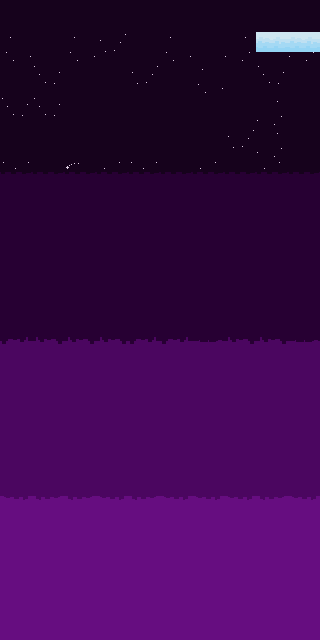

A 2D game scene composited from a Tiled map and its tileset images. What follows is a short description and the map's XML, with every tile layer's data as written:
An orthogonal 10x20 tile map with 32x32 px tiles, 2 tile layers (backgroundLayer, groundLayer), 2 tilesets and 27 objects.

<map version="1.0" tiledversion="1.0.3" orientation="orthogonal" renderorder="right-down" width="10" height="20" tilewidth="32" tileheight="32" nextobjectid="28">
 <tileset firstgid="1" source="purplesky2.tsx" />
 <tileset firstgid="41" source="ice1.tsx" />
 <layer name="backgroundLayer" width="10" height="20">
  <data encoding="csv">
1,1,1,1,1,1,1,1,1,1,
3,1,3,7,1,3,1,5,1,5,
1,9,1,1,7,1,3,1,9,1,
9,9,1,1,1,1,1,1,5,1,
1,1,1,1,1,1,1,7,5,1,
11,19,21,15,11,19,15,20,15,19,
23,23,23,23,23,23,23,23,23,23,
23,23,23,23,23,23,23,23,23,23,
23,23,23,23,23,23,23,23,23,23,
23,23,23,23,23,23,23,23,23,23,
25,27,27,27,25,25,31,27,27,31,
33,33,33,33,33,33,33,33,33,33,
33,33,33,33,33,33,33,33,33,33,
33,33,33,33,33,33,33,33,33,33,
33,33,33,33,33,33,33,33,33,33,
35,37,37,35,37,35,35,35,37,35,
39,39,39,39,39,39,39,39,39,39,
39,39,39,39,39,39,39,39,39,39,
39,39,39,39,39,39,39,39,39,39,
39,39,39,39,39,39,39,39,39,39
</data>
 </layer>
 <layer name="groundLayer" width="10" height="20">
  <data encoding="csv">
0,0,0,0,0,0,0,0,0,0,
0,0,0,0,0,0,0,0,41,41,
0,0,0,0,0,0,0,0,0,0,
0,0,0,0,0,0,0,0,0,0,
0,0,0,0,0,0,0,0,0,0,
0,0,0,0,0,0,0,0,0,0,
0,0,0,0,0,0,0,0,0,0,
0,0,0,0,0,0,0,0,0,0,
0,0,0,0,0,0,0,0,0,0,
0,0,0,0,0,0,0,0,0,0,
0,0,0,0,0,0,0,0,0,0,
0,0,0,0,0,0,0,0,0,0,
0,0,0,0,0,0,0,0,0,0,
0,0,0,0,0,0,0,0,0,0,
0,0,0,0,0,0,0,0,0,0,
0,0,0,0,0,0,0,0,0,0,
0,0,0,0,0,0,0,0,0,0,
0,0,0,0,0,0,0,0,0,0,
0,0,0,0,0,0,0,0,0,0,
0,0,0,0,0,0,0,0,0,0
</data>
 </layer>
 <objectgroup name="objectsLayer">
  <object id="1" gid="41" x="-1" y="607.5" width="32" height="32">
   <properties>
    <property name="sprite" value="ice" />
   </properties>
  </object>
  <object id="2" gid="41" x="31" y="608" width="32" height="32">
   <properties>
    <property name="sprite" value="ice" />
   </properties>
  </object>
  <object id="3" gid="41" x="63.5" y="607.5" width="32" height="32">
   <properties>
    <property name="sprite" value="ice" />
   </properties>
  </object>
  <object id="4" gid="41" x="95.5" y="608" width="32" height="32">
   <properties>
    <property name="sprite" value="ice" />
   </properties>
  </object>
  <object id="5" gid="41" x="96.5" y="545" width="32" height="32">
   <properties>
    <property name="sprite" value="ice" />
   </properties>
  </object>
  <object id="6" gid="41" x="64" y="545" width="32" height="32">
   <properties>
    <property name="sprite" value="ice" />
   </properties>
  </object>
  <object id="7" gid="41" x="128" y="544.5" width="32" height="32">
   <properties>
    <property name="sprite" value="ice" />
   </properties>
  </object>
  <object id="8" gid="41" x="160.5" y="544" width="32" height="32">
   <properties>
    <property name="sprite" value="ice" />
   </properties>
  </object>
  <object id="9" gid="41" x="192.5" y="544.5" width="32" height="32">
   <properties>
    <property name="sprite" value="ice" />
   </properties>
  </object>
  <object id="10" gid="41" x="191.5" y="480.5" width="32" height="32">
   <properties>
    <property name="sprite" value="ice" />
   </properties>
  </object>
  <object id="11" gid="41" x="159" y="480.5" width="32" height="32">
   <properties>
    <property name="sprite" value="ice" />
   </properties>
  </object>
  <object id="12" gid="41" x="127.5" y="480.5" width="32" height="32">
   <properties>
    <property name="sprite" value="ice" />
   </properties>
  </object>
  <object id="13" gid="41" x="128" y="416.5" width="32" height="32">
   <properties>
    <property name="sprite" value="ice" />
   </properties>
  </object>
  <object id="14" gid="41" x="95" y="416.5" width="32" height="32">
   <properties>
    <property name="sprite" value="ice" />
   </properties>
  </object>
  <object id="15" gid="41" x="192.5" y="384.5" width="32" height="32">
   <properties>
    <property name="sprite" value="ice" />
   </properties>
  </object>
  <object id="16" gid="41" x="225" y="384.5" width="32" height="32">
   <properties>
    <property name="sprite" value="ice" />
   </properties>
  </object>
  <object id="17" gid="41" x="224" y="319" width="32" height="32">
   <properties>
    <property name="sprite" value="ice" />
   </properties>
  </object>
  <object id="18" gid="41" x="159.5" y="319.5" width="32" height="32">
   <properties>
    <property name="sprite" value="ice" />
   </properties>
  </object>
  <object id="19" gid="41" x="95.5" y="320" width="32" height="32">
   <properties>
    <property name="sprite" value="ice" />
   </properties>
  </object>
  <object id="20" gid="41" x="31" y="288.333" width="32" height="32">
   <properties>
    <property name="sprite" value="ice" />
   </properties>
  </object>
  <object id="21" gid="41" x="31.6667" y="224.333" width="32" height="32">
   <properties>
    <property name="sprite" value="ice" />
   </properties>
  </object>
  <object id="22" gid="41" x="-1" y="224" width="32" height="32">
   <properties>
    <property name="sprite" value="ice" />
   </properties>
  </object>
  <object id="23" gid="41" x="63.3333" y="224.333" width="32" height="32">
   <properties>
    <property name="sprite" value="ice" />
   </properties>
  </object>
  <object id="24" gid="41" x="159" y="192.333" width="32" height="32">
   <properties>
    <property name="sprite" value="ice" />
   </properties>
  </object>
  <object id="25" gid="41" x="159.667" y="129.333" width="32" height="32">
   <properties>
    <property name="sprite" value="ice" />
   </properties>
  </object>
  <object id="26" gid="41" x="160.333" y="64.3333" width="32" height="32">
   <properties>
    <property name="sprite" value="ice" />
   </properties>
  </object>
  <object id="27" gid="41" x="222.833" y="64.3333" width="32" height="32">
   <properties>
    <property name="sprite" value="ice" />
   </properties>
  </object>
 </objectgroup>
</map>
